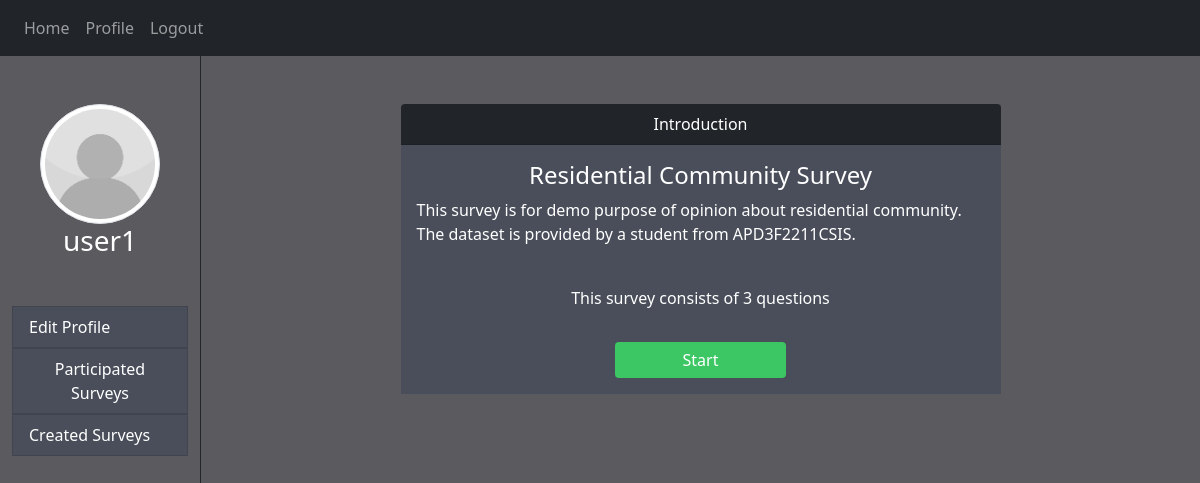
The page /view_history/1 (signed in) on the database its author committed.
### website/models.py (models this page shows)
class User(db.Model, UserMixin):
    id = db.Column(db.Integer, primary_key=True)
    username = db.Column(db.String(50))
    email = db.Column(db.String(150), unique=True)
    password = db.Column(db.String(50))
    image = db.Column(db.String(150))
    gender = db.Column(db.String(10))
    dob = db.Column(db.String(15))
    occupation = db.Column(db.String(150))
    institute = db.Column(db.String(150))
    field = db.Column(db.String(150))

class Survey(db.Model):
    id = db.Column(db.Integer, primary_key=True)
    user_id = db.Column(db.Integer, db.ForeignKey('user.id'))
    survey_code = db.Column(db.String(20))
    title = db.Column(db.String(100))
    description = db.Column(db.String(1000))
    field_tag = db.Column(db.String(150))
    occupation_tag = db.Column(db.String(150))
    age_tag = db.Column(db.String(150))
    target = db.Column(db.Integer)
    status = db.Column(db.String(10))
    demographic = db.Column(db.String(10))
    hidden = db.Column(db.String(10))
    date_created = db.Column(db.String(30))
    date_started = db.Column(db.String(30))
    date_closed = db.Column(db.String(30))

### website/views.py (the view, shortened to what this page needs)
@views.route('/view_history/<response_id>', defaults={'page_status': 'All'}, methods=['GET','POST'])
@views.route('/view_history/<response_id>/<page_status>', methods=['GET','POST'])
@login_required
def view_history(response_id, page_status):
    response = Response.query.get(response_id)
    survey = Survey.query.get(response.survey_id)
    details = Survey_Details.query.filter_by(survey_id=survey.id)
    today = datetime.now()
    survey_dict = {}
    responses = {}
    survey_dict['intro'] = survey
    if survey.demographic == 'True':
        survey_dict['bioinfo'] = survey.demographic
    count = 0
    for d in details:
        survey_dict[d.sequence] = d
        count += 1
        responses[d.sequence] = Response.query.filter_by(question_id=d.id, user_id=current_user.id, date_submitted=response.date_submitted).first()
    return render_template("view_history.html", user=current_user, survey_dict=survey_dict, responses=responses, ques_count=count, status=page_status)

### website/__init__.py (called while the page is built)
def create_app():
    app = Flask(__name__)
    app.config['SECRET_KEY'] = 'f1fj23hj123ghj'
    from .views import views
    from .auth import auth
    app.register_blueprint(views, url_prefix='/')
    app.register_blueprint(auth, url_prefix='/')
    from .models import User, Survey, Response
    with app.app_context():
        create_database(app)
        refresh_survey_status(Survey, Response)
    login_manager = LoginManager( )
    login_manager.login_view = 'auth.login'
    login_manager.init_app(app)
    @login_manager.user_loader
    def load_user(id):
        return User.query.get(int(id)) # .get always look for primary key
    return app

### website/templates/view_history.html (shortened to what this page needs)
{% extends "side_container.html" %}
{% block content%}
    <div class="text-center mx-auto mt-5" style="width: 90%">
        <form method="POST">
            <div class="d-flex justify-content-center">
                {% for key in survey_dict %}
                    {% set div = 'div_'+loop.index|string %}
                    {%  set divs = ['div_'+(loop.index-1)|string, 'div_'+loop.index|string, 'div_'+(loop.index+1)|string] %}
                    {% if key == 'intro' %}
                        <div class="card text-bg-info mb-3" id="{{ div }}" style="width: 50vw;">
                            <div class="card-header bg-dark text-white">Introduction</div>
                            <div class="card-body">
                                <h4 class="card-text">{{ survey_dict["intro"].title }}</h3>
                                <p class="card-text" style="white-space: pre-wrap; text-align: left">{{ survey_dict["intro"].description }}</p>
                                <br>
                                <p>This survey consists of {{ ques_count }} questions</p>
                                <button onClick="switch_survey({{divs[1]}},{{divs[2]}})" class="btn btn-success card-text mt-3" style="width:30%" type="button">Start</button>
                            </div>
                        </div>
                    {% endif %}
                {% endfor %}
            </div>
        </form>
    </div>
{% endblock %}

### website/templates/side_container.html (shortened to what this page needs)
<!DOCTYPE html>
<html>
    <head>
        <link rel="stylesheet" href="https://stackpath.bootstrapcdn.com/bootstrap/4.4.1/css/bootstrap.min.css" />
        <link rel="stylesheet" href="https://stackpath.bootstrapcdn.com/font-awesome/4.7.0/css/font-awesome.min.css"/>
        <link href="https://cdn.jsdelivr.net/npm/bootstrap@5.0.2/dist/css/bootstrap.min.css" rel="stylesheet">
        <link rel= "stylesheet" type= "text/css" href= "{{ url_for('static',filename='styles/styling.css') }}">
    </head>
    <body>
        <nav class="navbar navbar-expand-lg navbar-dark bg-dark">
            <div class="collapse navbar-collapse" id="navbar">
                <div class="navbar-nav">
                    {% if user.is_authenticated %}
                        <a class="nav-item nav-link" id="home" href="/">Home</a>
                        <a class="nav-item nav-link" id="profile" href="/profile">Profile</a>
                        <a class="nav-item nav-link" id="logout" href="/logout">Logout</a>
                    {% else %}
                        <a class="nav-item nav-link" id="login" href="/login">Login</a>
                        <a class="nav-item nav-link" id="signUp" href="/sign-up">Sign Up</a>
                    {% endif %}
                </div>
            </div>
        </nav>
        <div class="container-fluid box">
            <div class="row box">
                <div class="col-sm-2 text-center pt-5" style="height: 100%">
                    <div class="text-center">
                        {% set image = 'images/' + user.image  %}
                        <img src={{ url_for('static', filename=image) }} class="img-thumbnail rounded-circle" style="width:10vw; height:10vw" >
                    </div>
                    <h3> {{ user.username }} </h3>
                    {% block option_list %}<ul class="list-group mt-5">{% endblock %}
                        <a id="nodeco" href="/edit_profile">{% block profile_tab %}<li class="list-group-item list-group-item-action d-flex justify-content-between align-items-center">{% endblock %}
                          Edit Profile
                        </li></a>
                        <a id="nodeco" href="/participated_survey">{% block history_tab %}<li class="list-group-item list-group-item-action d-flex justify-content-between align-items-center">{% endblock %}
                          Participated Surveys
                        </li></a>
                        <a id="nodeco" href="/created_survey">{% block owned_tab %}<li class="list-group-item list-group-item-action d-flex justify-content-between align-items-center">{% endblock %}
                          Created Surveys
                        </li></a>
                      </ul>
                </div>
                <div class="col-sm-10 border-left border-dark pb-5" style="height: auto; min-height: 100%">
                    {% block content %}{% endblock %}
                </div>
            </div>
        </div>
    </body>
</html>

### website/static/styles/styling.css (style rules this page uses)
html, body { margin: 0px; height: 100%; background-color: #5a5a5f; color: white ; }
.box { height: 100% }
#nodeco { text-decoration: none; }
.card { border-style: none; }
.list-group-item, .card-body { background-color: #494E5A; color: white; }
.btn-success, .bg-success { background-color: #3cc764; border-style: none; }

### rows shown on the page
User: username "user1"
Survey: intro "Residential Community Survey", intro.description "This survey is for demo purpose of opinion about residential community. The dataset is provided by a student from APD3F2211CSIS."

### other values the page prints
{{ ques_count }} "3"
